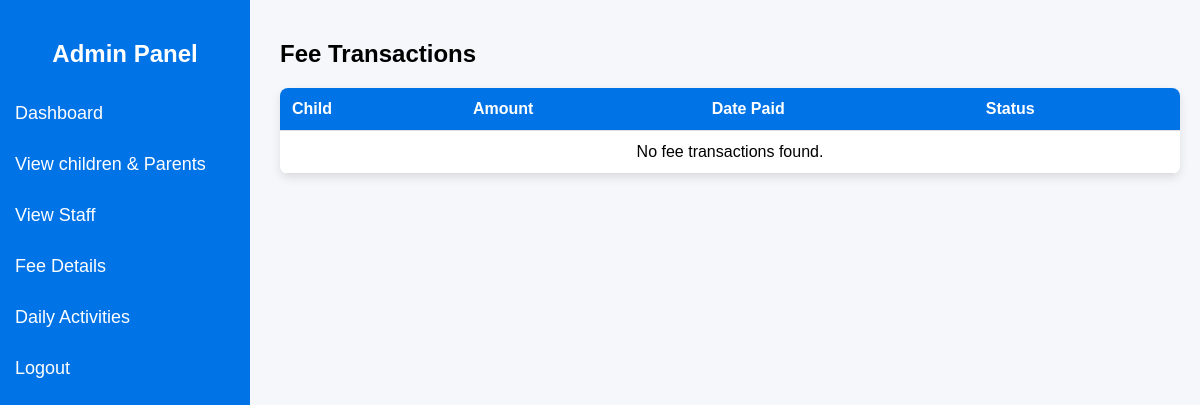
The app's page /viewfeedetails, older data.
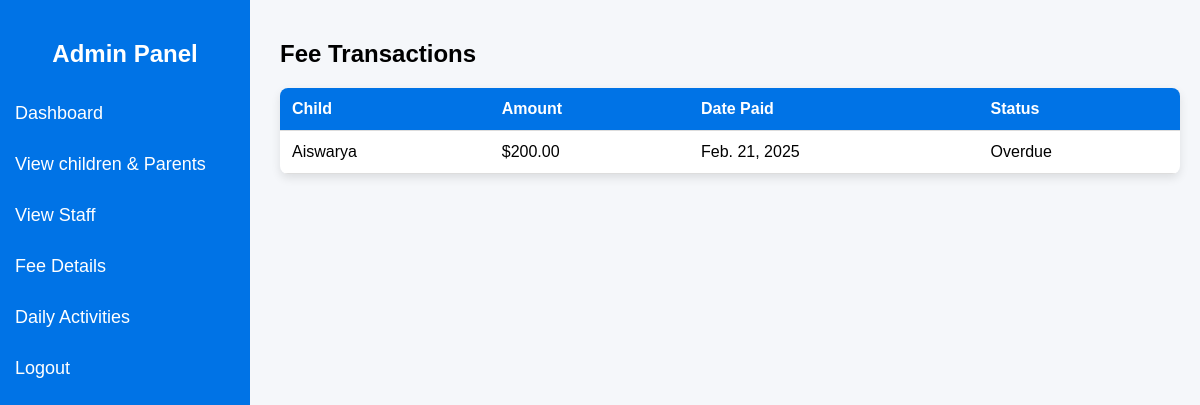
The same page, newer data.
### app/models.py (models this page shows, shortened)
class FeeTransaction(models.Model):
    child = models.ForeignKey(Child, on_delete=models.CASCADE, related_name="fees")
    amount = models.DecimalField(max_digits=10, decimal_places=2)
    date_paid = models.DateField(auto_now_add=True)
    status = models.CharField(
        max_length=20,
        choices=[("Paid", "Paid"), ("Pending", "Pending"), ("Overdue", "Overdue")],
        default="Pending"
    )

class Child(models.Model):
    staff = models.ForeignKey(Staf, on_delete=models.CASCADE, related_name="children")
    name = models.CharField(max_length=100)
    age = models.IntegerField()
    gender = models.CharField(max_length=10, choices=[("Male", "Male"), ("Female", "Female")])
    admission_date = models.DateField(auto_now_add=True)
    image = models.ImageField(upload_to="child_images/", blank=True, null=True)
    medical_health = models.TextField(blank=True, null=True)  # New Field for Health Records
    fee_status = models.CharField(
        max_length=20,
        choices=[("Paid", "Paid"), ("Pending", "Pending"), ("Overdue", "Overdue")],
        default="Pending"
    )  # New Field for Fee Status

### app/views.py (the view)
# urls.py: path('viewfeedetails',views.viewfeedetails,name='viewfeedetails'),
def viewfeedetails(request):
    fees = FeeTransaction.objects.all()
    return render(request, "admin/viewfeedetails.html", {"fees": fees})

### templates/admin/viewfeedetails.html (shortened to what this page needs)
<!DOCTYPE html>
<html lang="en">
<head>
</head>
<body>
    <div class="sidebar">
        <h2 style="text-align: center;">Admin Panel</h2>
        <a href="../adminhome">Dashboard</a>
        <a href="../viewparents">View children & Parents</a>
        <a href="../viewstaf">View Staff</a>
        <a href="../viewfeedetails">Fee Details</a>
        <a href="../dailyactivities">Daily Activities</a>
        <a href="../logout">Logout</a>
    </div>
    <div class="main-content">
        <h2>Fee Transactions</h2>
        <table>
            <thead>
                <tr>
                    <th>Child</th>
                    <th>Amount</th>
                    <th>Date Paid</th>
                    <th>Status</th>
                </tr>
            </thead>
            <tbody>
                {% for fee in fees %}
                <tr>
                    <td>{{ fee.child.name }}</td>
                    <td>${{ fee.amount }}</td>
                    <td>{{ fee.date_paid }}</td>
                    <td>{{ fee.status }}</td>
                </tr>
                {% empty %}
                <tr>
                    <td colspan="4" style="text-align: center;">No fee transactions found.</td>
                </tr>
                {% endfor %}
            </tbody>
        </table>
    </div>
</body>
</html>

Row changes from the older to the newer data that the page shows:
added FeeTransaction: child.name "Aiswarya", amount "200.00", date_paid "Feb. 21, 2025", status "Overdue"
Text that changed along with them:
text no longer shown: "No fee transactions found."
